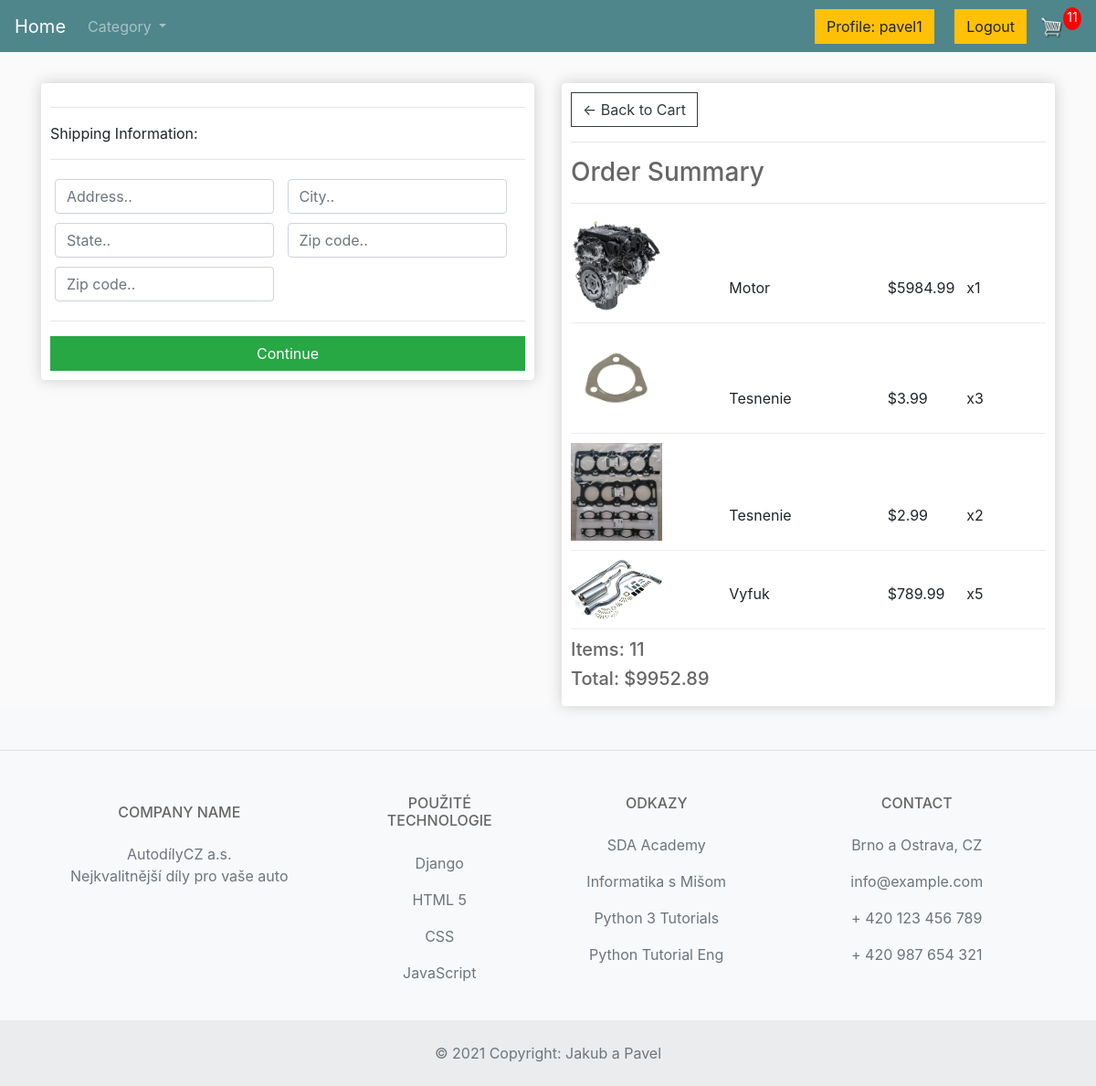
Screenshot of /checkout/ (signed in) with the database file from the repository.
### store/models.py (models this page shows, shortened)
class OrderItem(models.Model):
    product = models.ForeignKey(Product, on_delete=models.SET_NULL, null=True)
    order = models.ForeignKey(Order, on_delete=models.SET_NULL, null=True)
    quantity = models.IntegerField(default=0, null=True, blank=True)
    date_added = models.DateTimeField(auto_now_add=True)
    @property
    def get_total(self):
        total = self.product.price * self.quantity
        return total

class Product(models.Model):
    name = models.CharField(max_length=200)
    price = models.FloatField()
    digital = models.BooleanField(default=False, null=True, blank=True)
    Description = models.CharField(max_length=500, default="bez popisu")
    image = models.ImageField(null=True, blank=True)
    category = models.ManyToManyField(Category, related_name='products')
    @property
    def imageURL(self):
        try:
            url = self.image.url
        except:
            url = ''
        return url

class Order(models.Model):
    customer = models.ForeignKey(Customer, on_delete=models.SET_NULL, null=True, blank=True)
    date_ordered = models.DateTimeField(auto_now_add=True)
    complete = models.BooleanField(default=False)
    transaction_id = models.CharField(max_length=100, null=True)
    @property
    def shipping(self):
        shipping = False
        orderitems = self.orderitem_set.all()
        for i in orderitems:
            if i.product.digital == False:
                shipping = True
        return shipping
    @property
    def get_cart_total(self):
        orderitems = self.orderitem_set.all()
        total = sum([item.get_total for item in orderitems])
        return total
    @property
    def get_cart_items(self):
        orderitems = self.orderitem_set.all()
        total = sum([item.quantity for item in orderitems])
        return total

### store/views.py (the view)
# urls.py: path('checkout/', views.checkout, name="checkout"),
def checkout(request):
    data = cartData(request)
    categorys = Category.objects.all()
    cartItems = data['cartItems']
    order = data['order']
    items = data['items']
    context = {'items': items, 'order': order, 'cartItems': cartItems, 'categorys': categorys}
    return render(request, 'store/checkout.html', context)

### store/utils.py (called while the page is built)
def cartData(request):
    if request.user.is_authenticated:
        customer = request.user.customer
        order, created = Order.objects.get_or_create(customer=customer, complete=False)
        items = order.orderitem_set.all()
        cartItems = order.get_cart_items
    else:
        cookieData = cookieCart(request)
        cartItems = cookieData['cartItems']
        order = cookieData['order']
        items = cookieData['items']
    return {'cartItems': cartItems, 'order': order, 'items': items}

### store/templates/store/checkout.html (shortened to what this page needs)
{% extends 'store/main.html' %}
{% load static %}
{% block content %}
     <div class="row">
		<div class="col-lg-6">
			<div class="box-element" id="form-wrapper">
				<form id="form">
					<div id="shipping-info">
						<hr>
						<p>Shipping Information:</p>
						<hr>
						<div class="form-field">
							<input class="form-control" type="text" name="address" placeholder="Address..">
						</div>
						<div class="form-field">
							<input class="form-control" type="text" name="city" placeholder="City..">
						</div>
						<div class="form-field">
							<input class="form-control" type="text" name="state" placeholder="State..">
						</div>
						<div class="form-field">
							<input class="form-control" type="text" name="zipcode" placeholder="Zip code..">
						</div>
						<div class="form-field">
							<input class="form-control" type="text" name="country" placeholder="Zip code..">
						</div>
					</div>
					<hr>
					<input id="form-button" class="btn btn-success btn-block" type="submit" value="Continue">
				</form>
			</div>
			<br>
		</div>
		<div class="col-lg-6">
			<div class="box-element">
				<a  class="btn btn-outline-dark" href="{% url 'cart' %}">&#x2190; Back to Cart</a>
				<hr>
				<h3>Order Summary</h3>
				<hr>
				{% for item in items %}
				<div class="cart-row">
					<div style="flex:2"><img class="row-image" src="{{item.product.imageURL}}"></div>
					<div style="flex:2"><p>{{item.product.name}}</p></div>
					<div style="flex:1"><p>${{item.product.price|floatformat:2}}</p></div>
					<div style="flex:1"><p>x{{item.quantity}}</p></div>
				</div>
				{% endfor %}
				<h5>Items:   {{order.get_cart_items}}</h5>
				<h5>Total:   ${{order.get_cart_total|floatformat:2}}</h5>
			</div>
		</div>
	</div>
{% endblock content %}

### store/templates/store/main.html (shortened to what this page needs)
<!DOCTYPE html>
{% load static %}
<html>
<head>
	<link rel="stylesheet" href="https://stackpath.bootstrapcdn.com/bootstrap/4.4.1/css/bootstrap.min.css">
	<link rel="stylesheet" type="text/css" href="{% static 'css/main.css' %}">
</head>
<body>
	<nav class="navbar navbar-expand-lg navbar-dark bg-dark">
	  <a class="navbar-brand" href="{% url 'home' %}">Home</a>
	  <div class="collapse navbar-collapse" id="navbarSupportedContent">
	    <ul class="navbar-nav mr-auto">
		  	<li class="nav-item dropdown">
        <a class="nav-link dropdown-toggle" href="#" id="navbarDropdownMenuLink" data-toggle="dropdown" aria-haspopup="true" aria-expanded="false">
          Category
        </a>
            </li>
	    </ul>
	    <div class="form-inline my-2 my-lg-0">
            {% if request.user.is_authenticated %}
                <a class="btn btn-warning" href="{% url 'profile' %}" >Profile: {{ request.user.username }}</a>
            {% endif %}
<p>   &nbsp; &nbsp; &nbsp;</p>
            {% if request.user.is_authenticated %}
            <a href="{% url 'logout' %}" class="btn btn-warning">Logout</a>
            {% endif %}
	     	<a href="{% url 'cart' %}">
	    		<img  id="cart-icon" src="{% static 'images/cart.png' %}">
	    	</a>
	    	<p id="cart-total">{{cartItems}}</p>
	    </div>
	  </div>
	</nav>
     <div class="container" >
            <br>
            {% block content %}
            {% endblock content %}
         </div>
<footer class="text-center text-lg-start bg-light text-muted">
  <section
    class="d-flex justify-content-center justify-content-lg-between p-4 border-bottom"
  >
  </section>
  <section class="">
    <div class="container text-center text-md-start mt-5">
      <div class="row mt-3">
        <div class="col-md-3 col-lg-4 col-xl-3 mx-auto mb-4">
          <h6 class="text-uppercase fw-bold mb-4">
            </i>Company name
          </h6>
          <p>
            AutodílyCZ a.s.<br>
			  Nejkvalitnější díly pro vaše auto
          </p>
        </div>
        <div class="col-md-2 col-lg-2 col-xl-2 mx-auto mb-4">
          <h6 class="text-uppercase fw-bold mb-4">
            Použité technologie
          </h6>
          <p>
            <a href="https://www.djangoproject.com/" class="text-reset">Django</a>
          </p>
          <p>
            <a href="https://www.w3schools.com/html/" class="text-reset">HTML 5</a>
          </p>
          <p>
            <a href="https://www.w3schools.com/css/" class="text-reset">CSS</a>
          </p>
          <p>
            <a href="https://www.javascript.com/" class="text-reset">JavaScript</a>
          </p>
        </div>
        <div class="col-md-3 col-lg-2 col-xl-2 mx-auto mb-4">
          <h6 class="text-uppercase fw-bold mb-4">
            Odkazy
          </h6>
          <p>
            <a href="https://sdacademy.cz/" class="text-reset">SDA Academy</a>
          </p>
          <p>
            <a href="https://www.youtube.com/channel/UChfHPD-cztBLoI-DJyRoSDQ" class="text-reset">Informatika s Mišom</a>
          </p>
          <p>
            <a href="https://youtube.com/playlist?list=PL9n3wo1YKCEge8OeAweKqzeqXA6fSaSXq" class="text-reset">Python 3 Tutorials</a>
          </p>
          <p>
            <a href="https://youtube.com/playlist?list=PLsyeobzWxl7poL9JTVyndKe62ieoN-MZ3" class="text-reset">Python Tutorial Eng</a>
          </p>
        </div>
        <div class="col-md-4 col-lg-3 col-xl-3 mx-auto mb-md-0 mb-4">
          <h6 class="text-uppercase fw-bold mb-4">
            Contact
          </h6>
          <p> Brno a Ostrava, CZ</p>
          <p>
            info@example.com
          </p>
          <p> + 420 123 456 789</p>
          <p> + 420 987 654 321</p>
        </div>
      </div>
    </div>
  </section>
  <div class="text-center p-4" style="background-color: rgba(0, 0, 0, 0.05);">
    © 2021 Copyright:
    <a class="text-reset fw-bold" href="https://github.com/JakubPatoprsty/eshop">Jakub a Pavel</a>
  </div>
</footer>
</body>
</html>

### static/css/main.css (style rules this page uses)
body { background-color: hsl(0, 0%, 98%); }
h1, h2, h3, h4, h5, h6 { color: hsl(0, 0%, 40%); }
.box-element { box-shadow: hsl(0, 0%, 80%) 0 0 16px; background-color: #fff; border-radius: 4px; padding: 10px; }
.bg-dark { background-color: #4f868c !important; }
#cart-icon { width: 25px; display: inline-block; margin-left: 15px; }
#cart-total { display: block; text-align: center; color: #fff; background-color: red; width: 20px; height: 25px; border-radius: 50%; font-size: 14px; }
.col-lg-4, .col-lg-6, .col-lg-8, .col-lg-12 { margin-top: 10px; }
.btn { border-radius: 0; }
.row-image { width: 100px; }
.form-field { width: 250px; display: inline-block; padding: 5px; }
.cart-row { display: flex; align-items: flex-end; padding-bottom: 10px; margin-bottom: 10px; border-bottom: 1px solid #ececec; }

### store/templates/store/main.html (style rules this page uses)
img { max-width: 100%; max-height: 100%; display: block; }

### rows the page displays
OrderItem: product.imageURL (picture), product.name "Motor", product.price "5984.99", quantity "1"
OrderItem: product.imageURL (picture), product.name "Tesnenie", product.price "3.99", quantity "3"
OrderItem: product.imageURL (picture), product.name "Tesnenie", product.price "2.99", quantity "2"
OrderItem: product.imageURL (picture), product.name "Vyfuk", product.price "789.99", quantity "5"
Order: get_cart_items "11", get_cart_total "9952.89"

### other values shown
{{ request.user.username }} "pavel1"
{{ cartItems }} "11"
